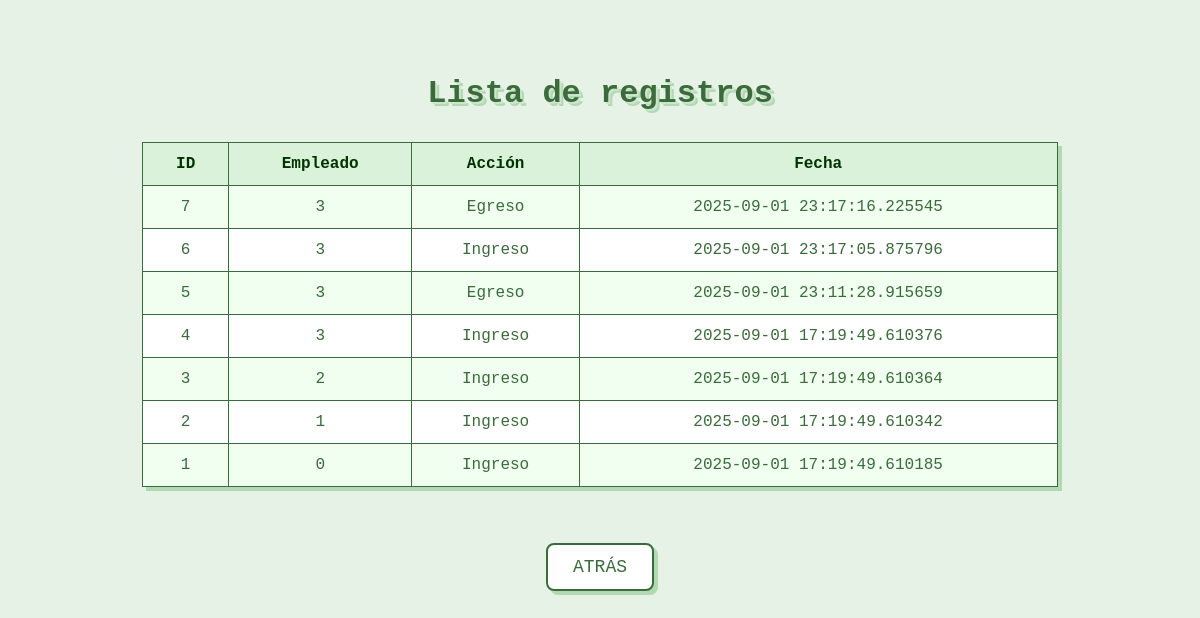
Page /registros on the earlier database version.
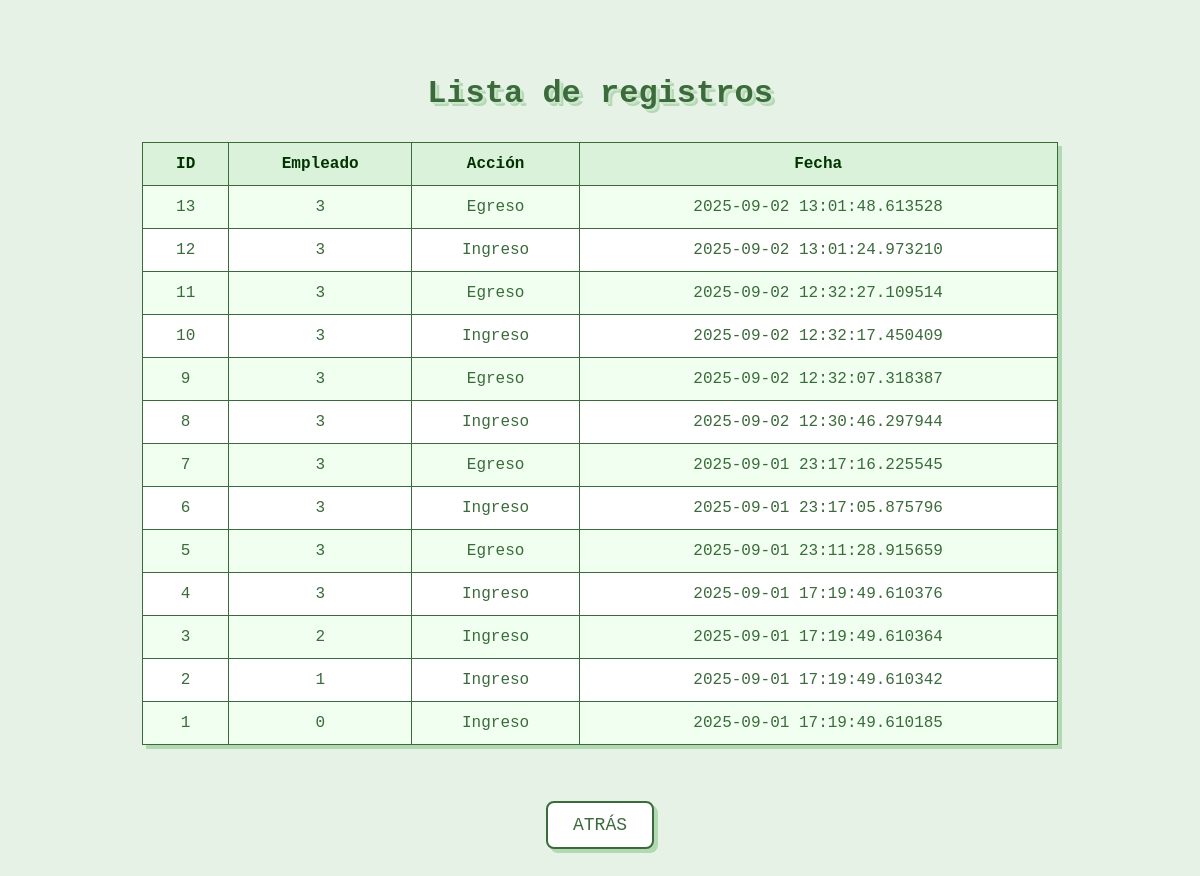
Same page on the later database version.
### tables this page shows
CREATE TABLE registros (id INTEGER PRIMARY KEY,empleado_id INTEGER,accion TEXT,date TIMESTAMP, FOREIGN KEY (empleado_id) REFERENCES empleados(id));

### backend/main.py (the view)
@app.route("/registros")
def registros():
    datos = db.obtener_registros()
    return render_template("registros.html", registros=datos)

### backend/db.py (called while the page is built)
def get_connection():
    return sqlite3.connect(DB_ROUTE)

def obtener_registros():
    conn = get_connection()
    c = conn.cursor()
    c.execute("SELECT id, empleado_id, accion, date FROM registros ORDER BY date DESC")
    registros = c.fetchall()
    conn.close()
    return registros

### frontend/templates/registros.html (shortened to what this page needs)
<!DOCTYPE html>
<html>
<head>
    <link rel="stylesheet" href="{{ url_for('static', filename='registros.css') }}">
</head>
<body>
    <h2>Lista de registros</h2>
    <table border="1">
        <tr>
            <th>ID</th>
            <th>Empleado</th>
            <th>Acción</th>
            <th>Fecha</th>
        </tr>
        {% for r in registros %}
        <tr>
            <td>{{ r[0] }}</td>
            <td>{{ r[1] }}</td>
            <td>{{ r[2] }}</td>
            <td>{{ r[3] }}</td>
        </tr>
        {% endfor %}
    </table>
</body>
</html>
    <a href="{{ url_for('index') }}">
        <button>ATRÁS</button>
    </a>
</body>
</html>

### frontend/static/registros.css (style rules this page uses)
body { font-family: 'Courier New', Courier, monospace; background-color: #e6f2e6; display: flex; flex-direction: column; align-items: center; padding: 40px 20px; color: #3b6b3b; }
h2 { font-size: 32px; margin-bottom: 30px; text-align: center; text-shadow: 2px 2px 0 #cce5cc, 4px 4px 0 #b3d9b3; }
table { border-collapse: collapse; width: 80%; max-width: 1000px; background-color: #ffffff; box-shadow: 4px 4px 0 #b3d9b3; }
th, td { border: 1px solid #3b6b3b; padding: 12px 15px; text-align: center; font-size: 16px; }
th { background-color: #d9f2d9; color: #003300; font-weight: bold; }
tr:nth-child(even) { background-color: #f0fff0; }
a button { font-family: 'Courier New', Courier, monospace; font-size: 18px; padding: 12px 25px; margin-top: 20px; border: 2px solid #3b6b3b; border-radius: 8px; background-color: #ffffff; color: #3b6b3b; cursor: pointer; box-shadow: 4px 4px 0 #b3d9b3; transition: all 0.3s ease; }

Differences in the rows shown:
added registros: id "13", empleado "3", accion "Egreso", date "2025-09-02 13:01:48.613528"
added registros: id "12", empleado "3", accion "Ingreso", date "2025-09-02 13:01:24.973210"
added registros: id "11", empleado "3", accion "Egreso", date "2025-09-02 12:32:27.109514"
added registros: id "10", empleado "3", accion "Ingreso", date "2025-09-02 12:32:17.450409"
added registros: id "9", empleado "3", accion "Egreso", date "2025-09-02 12:32:07.318387"
added registros: id "8", empleado "3", accion "Ingreso", date "2025-09-02 12:30:46.297944"
